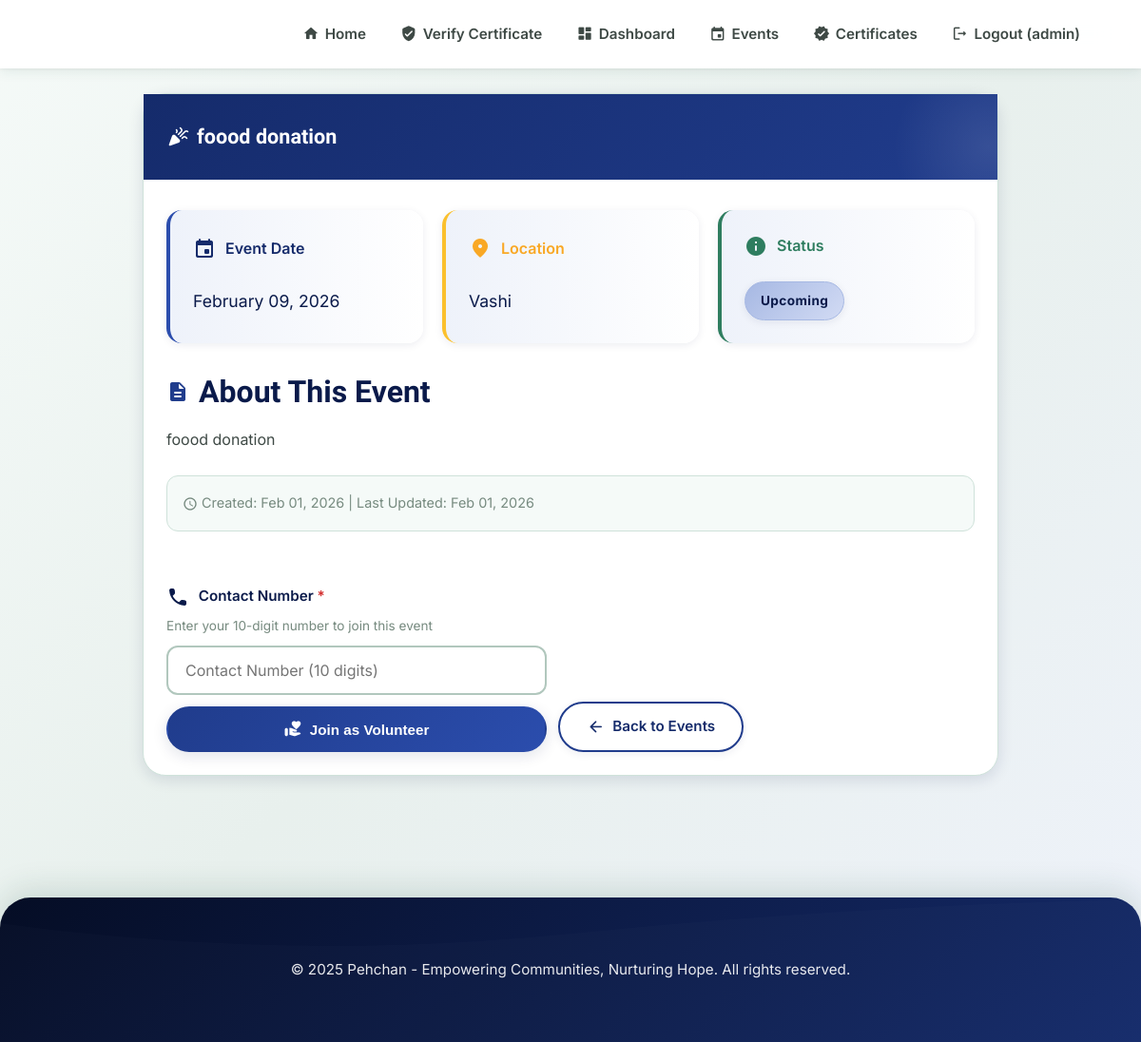
The page /events/4/ (signed in) on the database its author committed.
### pehchan/models.py (models this page shows, shortened)
class Event(models.Model):
    STATUS_CHOICES = [
        ('upcoming', 'Upcoming'),
        ('ongoing', 'Ongoing'),
        ('completed', 'Completed'),
    ]
    name = models.CharField(max_length=200)
    description = models.TextField()
    event_date = models.DateField()
    location = models.CharField(max_length=200)
    image = models.ImageField(upload_to='event_images/', blank=True, null=True)
    status = models.CharField(max_length=20, choices=STATUS_CHOICES, default='upcoming')
    created_at = models.DateTimeField(auto_now_add=True)
    updated_at = models.DateTimeField(auto_now=True)
    class Meta:
        ordering = ['-event_date']
    def get_status_display(self):
        today = timezone.now().date()
        if self.event_date < today:
            return 'Completed'
        elif self.event_date == today:
            return 'Ongoing'
        else:
            return 'Upcoming'

### pehchan/views.py (the view)
# urls.py: path('events/<int:pk>/', views.EventDetailView.as_view(), name='event_detail'),
class EventDetailView(LoginRequiredMixin, DetailView):
    model = Event
    template_name = 'event_detail.html'
    context_object_name = 'event'
    def get_context_data(self, **kwargs):
        context = super().get_context_data(**kwargs)
        already_joined = EventVolunteer.objects.filter(
            user=self.request.user,
            event=self.object
        ).first()
        context['already_joined'] = already_joined is not None
        if not context['already_joined']:
            context['volunteer_form'] = EventVolunteerForm()
        return context

### pehchan/forms.py (shortened to what this page needs)
class EventVolunteerForm(forms.ModelForm):
    contact_number = forms.CharField(
        max_length=10,
        min_length=10,
        required=True,
        widget=forms.TextInput(attrs={
            'class': 'form-control',
            'placeholder': 'Contact Number (10 digits)',
            'pattern': '[0-9]{10}',
            'title': 'Please enter exactly 10 digits'
        })
    )
    class Meta:
        model = EventVolunteer
        fields = ['contact_number']

### templates/event_detail.html (shortened to what this page needs)
{% extends 'base.html' %}
{% block content %}
<div style="max-width: 900px; margin: 0 auto;">
    <div class="surface-card" style="overflow: visible;">
        <div class="mdl-card__title">
            <h2 class="mdl-card__title-text">
                <span class="material-icons-round">celebration</span>
                {{ event.name }}
            </h2>
        </div>
        <div class="mdl-card__supporting-text">
            <div style="display: grid; grid-template-columns: repeat(auto-fit, minmax(200px, 1fr)); gap: 20px; margin-bottom: 32px;">
                <div class="info-panel" style="border-left: 4px solid var(--primary-500);">
                    <div style="display: flex; align-items: center; gap: 10px; color: var(--primary-700); font-weight: 600;">
                        <span class="material-icons-round">event</span>
                        <span>Event Date</span>
                    </div>
                    <p style="margin: 8px 0 0; font-size: 1.1rem; color: var(--text-primary);">{{ event.event_date|date:"F d, Y" }}</p>
                </div>
                <div class="info-panel" style="border-left: 4px solid var(--secondary-500);">
                    <div style="display: flex; align-items: center; gap: 10px; color: var(--secondary-600); font-weight: 600;">
                        <span class="material-icons-round">location_on</span>
                        <span>Location</span>
                    </div>
                    <p style="margin: 8px 0 0; font-size: 1.1rem; color: var(--text-primary);">{{ event.location }}</p>
                </div>
                <div class="info-panel" style="border-left: 4px solid var(--success);">
                    <div style="display: flex; align-items: center; gap: 10px; color: var(--success); font-weight: 600;">
                        <span class="material-icons-round">info</span>
                        <span>Status</span>
                    </div>
                    <div style="margin-top: 8px;">
                        <span class="badge-chip" style="background: linear-gradient(135deg, var(--primary-200), var(--primary-100));">
                            {{ event.get_status_display }}
                        </span>
                    </div>
                </div>
            </div>
            <div style="margin-bottom: 24px;">
                <h3 style="display: flex; align-items: center; gap: 10px; color: var(--text-primary); margin-bottom: 16px;">
                    <span class="material-icons-round" style="color: var(--primary-600);">description</span>
                    About This Event
                </h3>
                <p style="line-height: 1.8; color: var(--text-secondary); white-space: pre-line;">{{ event.description }}</p>
            </div>
            <div style="padding: 16px; background: var(--neutral-50); border-radius: var(--radius-md); border: 1px solid var(--neutral-200);">
                <p style="font-size: 0.9rem; color: var(--text-tertiary); margin: 0;">
                    <span class="material-icons-round" style="font-size: 1rem; vertical-align: middle;">schedule</span>
                    Created: {{ event.created_at|date:"M d, Y" }} | Last Updated: {{ event.updated_at|date:"M d, Y" }}
                </p>
            </div>
        </div>
        <div class="mdl-card__actions" style="display: flex; gap: 12px; flex-wrap: wrap; padding: 24px;">
            {% if already_joined %}
                <button class="pill-button" style="background: var(--neutral-200); color: var(--neutral-600); cursor: not-allowed;" disabled>
                    <span class="material-icons-round">check_circle</span> Already Joined
                </button>
            {% else %}
                <div style="width: 100%; max-width: 400px;">
                    <form method="POST" action="{% url 'join_event' event.pk %}">
                        <div class="form-field">
                            <label class="form-label" for="{{ volunteer_form.contact_number.id_for_label }}">
                                <span class="material-icons-round" style="vertical-align: middle; margin-right: 6px;">phone</span>
                                Contact Number <span style="color: var(--error);">*</span>
                            </label>
                            <p style="font-size: 0.85rem; color: var(--text-tertiary); margin: 4px 0 10px;">Enter your 10-digit number to join this event</p>
                            {{ volunteer_form.contact_number }}
                        </div>
                        <button type="submit" class="pill-button pill-button--primary" style="width: 100%; margin-top: 12px;">
                            <span class="material-icons-round">volunteer_activism</span> Join as Volunteer
                        </button>
                    </form>
                </div>
            {% endif %}
            <div style="display: flex; align-items: flex-end; gap: 12px;">
                <a href="{% url 'event_list' %}" class="pill-button pill-button--outline">
                    <span class="material-icons-round">arrow_back</span> Back to Events
                </a>
            </div>
        </div>
    </div>
</div>
{% endblock %}

### templates/base.html (shortened to what this page needs)
{% load static %}
<!DOCTYPE html>
<html lang="en">
<head>
    <link rel="stylesheet" href="{% static 'CSS/style.css' %}">
</head>
<body>
    <header class="mdl-layout__header primary-app-bar">
        <div class="mdl-layout__header-row">
            <nav class="mdl-navigation">
                <a class="mdl-navigation__link" href="{% url 'home' %}">
                    <span class="material-icons-round">home</span>
                    Home
                </a>
                <a class="mdl-navigation__link" href="{% url 'public_certificate_verify' %}">
                    <span class="material-icons-round">verified_user</span>
                    Verify Certificate
                </a>
                {% if user.is_authenticated %}
                <a class="mdl-navigation__link" href="{% url 'dashboard' %}">
                    <span class="material-icons-round">dashboard</span>
                    Dashboard
                </a>
                <a class="mdl-navigation__link" href="{% url 'event_list' %}">
                    <span class="material-icons-round">event</span>
                    Events
                </a>
                <a class="mdl-navigation__link" href="{% url 'certificate_list' %}">
                    <span class="material-icons-round">verified</span>
                    Certificates
                </a>
                <a class="mdl-navigation__link" href="{% url 'logout' %}">
                    <span class="material-icons-round">logout</span>
                    Logout ({{ user.username }})
                </a>
                {% endif %}
            </nav>
        </div>
    </header>
    <main class="page-content1">
        {% block content %}{% endblock %}
    </main>
    <footer class="footer">
        <p class="georgia-brand">&copy; 2025 Pehchan - Empowering Communities, Nurturing Hope.
            All rights reserved.</p>
    </footer>
</body>
</html>

### static/CSS/style.css (style rules this page uses)
* { margin: 0; padding: 0; box-sizing: border-box; }
body { font-family: 'Poppins', sans-serif; line-height: 1.6; color: #333; overflow-x: hidden; margin: 0; padding: 0; }
html { overflow-x: hidden; }
.footer { background: #1d1844; color: #fff; padding: 3rem 0 1rem; }

### rows shown on the page
Event: name "foood donation", event_date "February 09, 2026", location "Vashi", status "Upcoming", description "foood donation", created_at "Feb 01, 2026", updated_at "Feb 01, 2026"

### other values the page prints
{{ user.username }} "admin"
